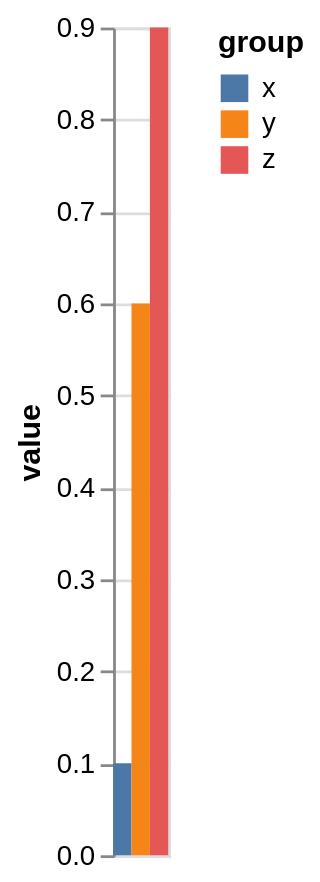

Specify this chart in Vega-Lite:
### Vega-Lite specification from a JSON file in a GitHub repository (floating-point values rounded to 4 significant figures)
{"$schema": "https://vega.github.io/schema/vega-lite/v6.json", "description": "An offset with no position beside it, which has no band to sit inside and takes the plot.", "data": {"values": [{"group": "x", "value": 0.1}, {"group": "y", "value": 0.6}, {"group": "z", "value": 0.9}]}, "mark": "bar", "encoding": {"xOffset": {"field": "group"}, "y": {"field": "value", "type": "quantitative"}, "color": {"field": "group"}}}
